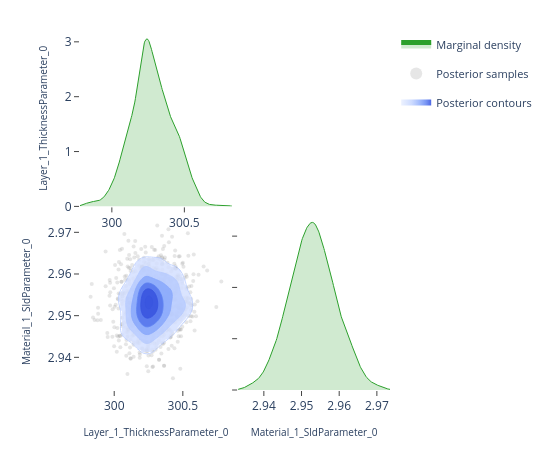

Here is the notebook cell this chart was saved with:
### Code cell
# ---- Pairwise focus: thickness vs SLD ---------------------------------------
# A 2-parameter corner plot zooms in on the joint posterior for a specific
# pair.  This is the same view the EasyReflectometryApp's "2D Heatmap"
# sub-tab uses to inspect parameter degeneracies.


params_of_interest = ['Layer_1_ThicknessParameter_0', 'Material_1_SldParameter_0']
idx = [posterior.param_names.index(p) for p in params_of_interest]
subset_draws = np.asarray(posterior.draws)[:, idx]

fig = plot_corner(subset_draws, params_of_interest)
fig.show()

### Figure 1 — Plotly figure (JSON) as saved in the notebook; plotly's stock layout.template omitted (floating-point values rounded to 4 significant figures; data arrays with more than 128 entries replaced by an {"elided": "..."} marker saying what was removed)
{"data": [{"fill": "tozeroy", "fillcolor": "rgba(44, 160, 44, 0.22)", "hoverinfo": "skip", "legendgroup": "marginal", "line": {"color": "rgb(44, 160, 44)", "width": 1}, "mode": "lines", "name": "Marginal density", "showlegend": true, "type": "scatter", "x": {"elided": "256 float values"}, "xaxis": "x", "y": {"elided": "256 float values"}, "yaxis": "y"}, {"hoverinfo": "skip", "legendgroup": "scatter", "marker": {"color": "rgba(140, 140, 140, 0.22)", "size": 4}, "mode": "markers", "name": "Posterior samples", "showlegend": true, "type": "scatter", "x": {"elided": "880 float values"}, "xaxis": "x3", "y": {"elided": "880 float values"}, "yaxis": "y3", "zorder": 0}, {"colorscale": [[0.0, "rgba(224, 233, 255, 0.62)"], [0.35, "rgba(183, 203, 255, 0.70)"], [0.6, "rgba(138, 169, 252, 0.78)"], [0.82, "rgba(96, 131, 242, 0.84)"], [1.0, "rgba(58, 86, 224, 0.90)"]], "connectgaps": false, "contours": {"coloring": "fill", "end": 181.7, "showlabels": false, "showlines": false, "size": 28.69, "start": 38.26}, "hoverinfo": "skip", "legendgroup": "contour", "name": "Posterior contours", "showlegend": true, "showscale": false, "type": "contour", "x": [299.8, 299.8, 299.8, 299.8, 299.8, 299.8, 299.9, 299.9, 299.9, 299.9, 299.9, 299.9, 299.9, 300.0, 300.0, 300.0, 300.0, 300.0, 300.0, 300.0, 300.0, 300.1, 300.1, 300.1, 300.1, 300.1, 300.1, 300.1, 300.2, 300.2, 300.2, 300.2, 300.2, 300.2, 300.2, 300.2, 300.3, 300.3, 300.3, 300.3, 300.3, 300.3, 300.3, 300.4, 300.4, 300.4, 300.4, 300.4, 300.4, 300.4, 300.4, 300.5, 300.5, 300.5, 300.5, 300.5, 300.5, 300.5, 300.5, 300.6, 300.6, 300.6, 300.6, 300.6, 300.6, 300.6, 300.7, 300.7, 300.7, 300.7, 300.7, 300.7, 300.7, 300.7, 300.8, 300.8, 300.8, 300.8, 300.8, 300.8], "xaxis": "x3", "y": [2.933, 2.934, 2.934, 2.935, 2.935, 2.936, 2.936, 2.937, 2.937, 2.938, 2.938, 2.939, 2.939, 2.94, 2.94, 2.941, 2.941, 2.942, 2.942, 2.943, 2.943, 2.944, 2.944, 2.945, 2.945, 2.946, 2.946, 2.947, 2.947, 2.948, 2.948, 2.949, 2.949, 2.95, 2.951, 2.951, 2.952, 2.952, 2.953, 2.953, 2.954, 2.954, 2.955, 2.955, 2.956, 2.956, 2.957, 2.957, 2.958, 2.958, 2.959, 2.959, 2.96, 2.96, 2.961, 2.961, 2.962, 2.962, 2.963, 2.963, 2.964, 2.964, 2.965, 2.965, 2.966, 2.966, 2.967, 2.967, 2.968, 2.968, 2.969, 2.969, 2.97, 2.97, 2.971, 2.971, 2.972, 2.972, 2.973, 2.973], "yaxis": "y3", "z": {"elided": "80x80 float values"}, "zmax": 181.7, "zmin": 38.26, "zorder": 1}, {"colorscale": [[0.0, "rgba(183, 203, 255, 0.94)"], [0.35, "rgba(183, 203, 255, 0.94)"], [0.35, "rgba(138, 169, 252, 0.95)"], [0.6, "rgba(138, 169, 252, 0.95)"], [0.6, "rgba(96, 131, 242, 0.96)"], [0.82, "rgba(96, 131, 242, 0.96)"], [0.82, "rgba(58, 86, 224, 0.98)"], [1.0, "rgba(58, 86, 224, 0.98)"]], "contours": {"coloring": "lines", "end": 181.7, "showlabels": false, "size": 28.69, "start": 38.26}, "hoverinfo": "skip", "legendgroup": "contour", "line": {"width": 0.9}, "showlegend": false, "showscale": false, "type": "contour", "x": [299.8, 299.8, 299.8, 299.8, 299.8, 299.8, 299.9, 299.9, 299.9, 299.9, 299.9, 299.9, 299.9, 300.0, 300.0, 300.0, 300.0, 300.0, 300.0, 300.0, 300.0, 300.1, 300.1, 300.1, 300.1, 300.1, 300.1, 300.1, 300.2, 300.2, 300.2, 300.2, 300.2, 300.2, 300.2, 300.2, 300.3, 300.3, 300.3, 300.3, 300.3, 300.3, 300.3, 300.4, 300.4, 300.4, 300.4, 300.4, 300.4, 300.4, 300.4, 300.5, 300.5, 300.5, 300.5, 300.5, 300.5, 300.5, 300.5, 300.6, 300.6, 300.6, 300.6, 300.6, 300.6, 300.6, 300.7, 300.7, 300.7, 300.7, 300.7, 300.7, 300.7, 300.7, 300.8, 300.8, 300.8, 300.8, 300.8, 300.8], "xaxis": "x3", "y": [2.933, 2.934, 2.934, 2.935, 2.935, 2.936, 2.936, 2.937, 2.937, 2.938, 2.938, 2.939, 2.939, 2.94, 2.94, 2.941, 2.941, 2.942, 2.942, 2.943, 2.943, 2.944, 2.944, 2.945, 2.945, 2.946, 2.946, 2.947, 2.947, 2.948, 2.948, 2.949, 2.949, 2.95, 2.951, 2.951, 2.952, 2.952, 2.953, 2.953, 2.954, 2.954, 2.955, 2.955, 2.956, 2.956, 2.957, 2.957, 2.958, 2.958, 2.959, 2.959, 2.96, 2.96, 2.961, 2.961, 2.962, 2.962, 2.963, 2.963, 2.964, 2.964, 2.965, 2.965, 2.966, 2.966, 2.967, 2.967, 2.968, 2.968, 2.969, 2.969, 2.97, 2.97, 2.971, 2.971, 2.972, 2.972, 2.973, 2.973], "yaxis": "y3", "z": {"elided": "80x80 float values"}, "zmax": 181.7, "zmin": 38.26, "zorder": 2}, {"fill": "tozeroy", "fillcolor": "rgba(44, 160, 44, 0.22)", "hoverinfo": "skip", "legendgroup": "marginal", "line": {"color": "rgb(44, 160, 44)", "width": 1}, "mode": "lines", "name": "Marginal density", "showlegend": false, "type": "scatter", "x": {"elided": "256 float values"}, "xaxis": "x4", "y": {"elided": "256 float values"}, "yaxis": "y4"}], "layout": {"height": 450, "legend": {"font": {"size": 11}, "itemsizing": "constant", "orientation": "v", "x": 1.02, "xanchor": "left", "y": 1.0, "yanchor": "top"}, "margin": {"b": 60, "l": 80, "r": 160, "t": 30}, "plot_bgcolor": "white", "showlegend": true, "width": 550, "xaxis": {"anchor": "y", "domain": [0.0, 0.49], "showgrid": false, "ticks": "outside", "zeroline": false}, "xaxis2": {"anchor": "y2", "domain": [0.51, 1.0], "showgrid": false, "ticks": "outside", "visible": false, "zeroline": false}, "xaxis3": {"anchor": "y3", "domain": [0.0, 0.49], "showgrid": false, "ticks": "outside", "title": {"font": {"size": 10}, "text": "Layer_1_ThicknessParameter_0"}, "zeroline": false}, "xaxis4": {"anchor": "y4", "domain": [0.51, 1.0], "showgrid": false, "ticks": "outside", "title": {"font": {"size": 10}, "text": "Material_1_SldParameter_0"}, "zeroline": false}, "yaxis": {"anchor": "x", "domain": [0.51, 1.0], "showgrid": false, "ticks": "outside", "title": {"font": {"size": 10}, "text": "Layer_1_ThicknessParameter_0"}, "zeroline": false}, "yaxis2": {"anchor": "x2", "domain": [0.51, 1.0], "showgrid": false, "ticks": "outside", "visible": false, "zeroline": false}, "yaxis3": {"anchor": "x3", "domain": [0.0, 0.49], "showgrid": false, "ticks": "outside", "title": {"font": {"size": 10}, "text": "Material_1_SldParameter_0"}, "zeroline": false}, "yaxis4": {"anchor": "x4", "domain": [0.0, 0.49], "showgrid": false, "showticklabels": false, "ticks": "outside", "zeroline": false}}}
